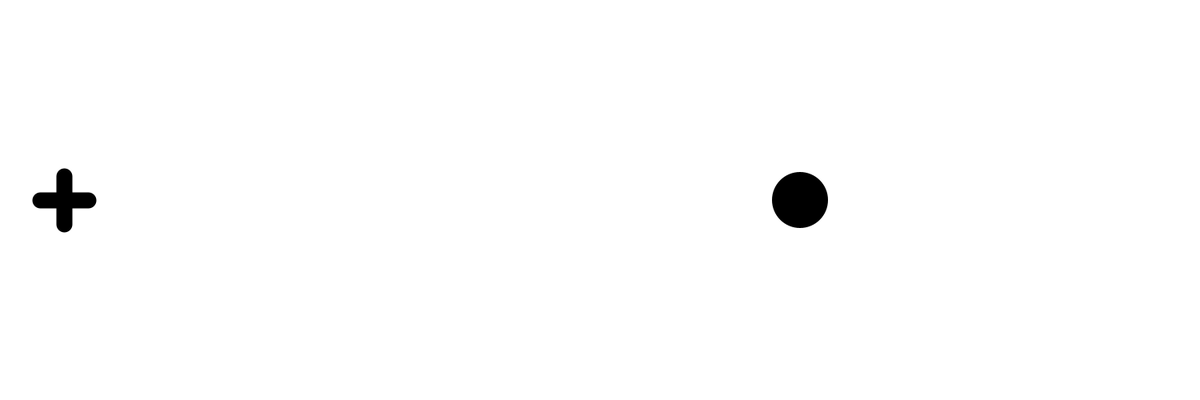
Frame 1 (no input)
Frame 60 (the mouse pressed at the canvas centre just before this capture): identical to frame 1, image omitted
Frame 120 (the mouse held since frame 60 and released just before this capture): identical to frame 1, image omitted

The Processing sketch that drew this single still picture (run headless with seeded random() and noise(); from frame 60 on, the mouse is pressed at the canvas centre):

// Processing sketch: invisible
// ── invisible.pde
int circleFill = color(0, 0, 0), lineColor = color(255, 255, 255);
int circlePosition = 1000;

void setup() {
  size(1500, 500);
  
  smooth();
}

void draw() {
  if(keyPressed && (key == 'b' || key == 'B')) {
    if(frameCount%25 == 0) switchCircleColor();
  }
  else circleFill = color(0, 0, 0);
  
  if(keyPressed && (key == 'l' || key == 'L')) lineColor = color(0, 0, 0);
  else lineColor = color(255, 255, 255);
  
  if(keyPressed && (key == 'c' || key == 'C')) changeBackgroundColor();
  else background(255, 255, 255);
  
  if(keyPressed && (key == 'l' || key == 'L')) lineColor = color(0, 0, 0);
  else lineColor = color(255, 255, 255);
  
  stroke(lineColor);
  strokeWeight(20);
  line(0, 250, width, 250);
  
  stroke(0, 0, 0);
  strokeWeight(20);
  line(50, 250, 110, 250);
  line(80, 220, 80, 280);
  
  fill(circleFill);
  noStroke();
  ellipse(circlePosition, height/2, 70, 70);
}

void switchCircleColor() {
  if(circleFill == color(255, 255, 255)) circleFill = color(0, 0, 0);
  else circleFill = color(255, 255, 255);
}

void changeBackgroundColor() {
  lineColor = color(150, 150, 150);
  background(150, 150, 150);
}
